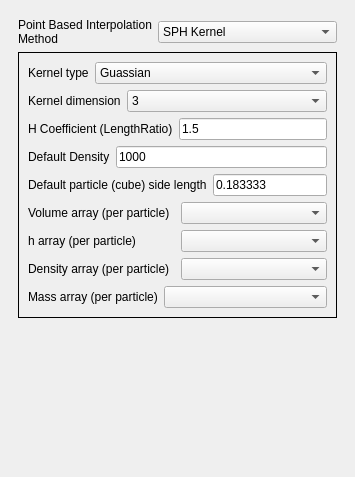
<?xml version="1.0" encoding="UTF-8"?>
<ui version="4.0">
 <class>SPHManagerPanel</class>
 <widget class="QDockWidget" name="SPHManagerPanel">
  <property name="geometry">
   <rect>
    <x>0</x>
    <y>0</y>
    <width>355</width>
    <height>477</height>
   </rect>
  </property>
  <property name="windowTitle">
   <string>SPHManagerPanel</string>
  </property>
  <widget class="QWidget" name="dockWidgetContents">
   <layout class="QVBoxLayout" name="verticalLayout">
    <item>
     <widget class="QScrollArea" name="scrollArea">
      <property name="frameShape">
       <enum>QFrame::NoFrame</enum>
      </property>
      <property name="widgetResizable">
       <bool>true</bool>
      </property>
      <widget class="QWidget" name="scrollAreaWidgetContents">
       <property name="geometry">
        <rect>
         <x>0</x>
         <y>0</y>
         <width>337</width>
         <height>437</height>
        </rect>
       </property>
       <layout class="QVBoxLayout" name="verticalLayout_3">
        <item>
         <layout class="QHBoxLayout" name="_4">
          <item>
           <widget class="QLabel" name="label_12">
            <property name="text">
             <string>Point Based Interpolation Method</string>
            </property>
            <property name="scaledContents">
             <bool>false</bool>
            </property>
            <property name="wordWrap">
             <bool>true</bool>
            </property>
           </widget>
          </item>
          <item>
           <widget class="QComboBox" name="InterpolationMethod">
            <property name="sizePolicy">
             <sizepolicy hsizetype="Expanding" vsizetype="Fixed">
              <horstretch>0</horstretch>
              <verstretch>0</verstretch>
             </sizepolicy>
            </property>
            <item>
             <property name="text">
              <string>SPH Kernel</string>
             </property>
            </item>
            <item>
             <property name="text">
              <string>Shepard Method</string>
             </property>
            </item>
           </widget>
          </item>
         </layout>
        </item>
        <item>
         <widget class="QStackedWidget" name="methodstack">
          <property name="frameShape">
           <enum>QFrame::Box</enum>
          </property>
          <property name="currentIndex">
           <number>0</number>
          </property>
          <widget class="QWidget" name="page_3">
           <layout class="QVBoxLayout" name="verticalLayout_2">
            <item>
             <layout class="QHBoxLayout" name="_5">
              <item>
               <widget class="QLabel" name="label_3">
                <property name="text">
                 <string>Kernel type</string>
                </property>
               </widget>
              </item>
              <item>
               <widget class="QComboBox" name="KernelType">
                <property name="sizePolicy">
                 <sizepolicy hsizetype="Expanding" vsizetype="Fixed">
                  <horstretch>0</horstretch>
                  <verstretch>0</verstretch>
                 </sizepolicy>
                </property>
                <item>
                 <property name="text">
                  <string>Guassian</string>
                 </property>
                </item>
                <item>
                 <property name="text">
                  <string>Quadratic</string>
                 </property>
                </item>
                <item>
                 <property name="text">
                  <string>Spline-3rd-Order</string>
                 </property>
                </item>
                <item>
                 <property name="text">
                  <string>Spline-5th-Order</string>
                 </property>
                </item>
                <item>
                 <property name="text">
                  <string>Cusp</string>
                 </property>
                </item>
                <item>
                 <property name="text">
                  <string>Box</string>
                 </property>
                </item>
               </widget>
              </item>
             </layout>
            </item>
            <item>
             <layout class="QHBoxLayout" name="_6">
              <item>
               <widget class="QLabel" name="label_7">
                <property name="text">
                 <string>Kernel dimension</string>
                </property>
               </widget>
              </item>
              <item>
               <widget class="QComboBox" name="KernelDimension">
                <property name="sizePolicy">
                 <sizepolicy hsizetype="Expanding" vsizetype="Fixed">
                  <horstretch>0</horstretch>
                  <verstretch>0</verstretch>
                 </sizepolicy>
                </property>
                <property name="currentIndex">
                 <number>1</number>
                </property>
                <item>
                 <property name="text">
                  <string>2</string>
                 </property>
                </item>
                <item>
                 <property name="text">
                  <string>3</string>
                 </property>
                </item>
               </widget>
              </item>
             </layout>
            </item>
            <item>
             <layout class="QHBoxLayout" name="_7">
              <item>
               <widget class="QLabel" name="label_8">
                <property name="text">
                 <string>H Coefficient (LengthRatio)</string>
                </property>
               </widget>
              </item>
              <item>
               <widget class="QLineEdit" name="HCoefficient">
                <property name="text">
                 <string>1.5</string>
                </property>
               </widget>
              </item>
             </layout>
            </item>
            <item>
             <layout class="QHBoxLayout" name="_8">
              <item>
               <widget class="QLabel" name="label_10">
                <property name="toolTip">
                 <string>If a volume array is present, it supercedes the mass/density settings which would otherwisebe used to generate the w (m/rho) component of the kernel summation.
If Mass/Density arrays are present - the per particle values are used and finally if no arrays are present, the default particle size/density values are used.</string>
                </property>
                <property name="text">
                 <string>Default Density</string>
                </property>
               </widget>
              </item>
              <item>
               <widget class="QLineEdit" name="DefaultDensity">
                <property name="toolTip">
                 <string>If a volume array is present, it supercedes the mass/density settings which would otherwisebe used to generate the w (m/rho) component of the kernel summation.
If Mass/Density arrays are present - the per particle values are used and finally if no arrays are present, the default particle size/density values are used.</string>
                </property>
                <property name="text">
                 <string>1000</string>
                </property>
               </widget>
              </item>
             </layout>
            </item>
            <item>
             <layout class="QHBoxLayout" name="_9">
              <item>
               <widget class="QLabel" name="label_6">
                <property name="toolTip">
                 <string>If a volume array is present, it supercedes the mass/density settings which would otherwisebe used to generate the w (m/rho) component of the kernel summation.
If Mass/Density arrays are present - the per particle values are used and finally if no arrays are present, the default particle size/density values are used.</string>
                </property>
                <property name="text">
                 <string>Default particle (cube) side length</string>
                </property>
               </widget>
              </item>
              <item>
               <widget class="QLineEdit" name="DefaultParticleSideLength">
                <property name="toolTip">
                 <string>If a volume array is present, it supercedes the mass/density settings which would otherwisebe used to generate the w (m/rho) component of the kernel summation.
If Mass/Density arrays are present - the per particle values are used and finally if no arrays are present, the default particle size/density values are used.</string>
                </property>
                <property name="text">
                 <string>0.183333</string>
                </property>
               </widget>
              </item>
             </layout>
            </item>
            <item>
             <layout class="QHBoxLayout" name="_10">
              <item>
               <widget class="QLabel" name="label_15">
                <property name="toolTip">
                 <string>If a volume array is present, it supercedes the mass/density settings which would otherwisebe used to generate the w (m/rho) component of the kernel summation.
If Mass/Density arrays are present - the per particle values are used and finally if no arrays are present, the default particle size/density values are used.</string>
                </property>
                <property name="text">
                 <string>Volume array (per particle)</string>
                </property>
               </widget>
              </item>
              <item>
               <widget class="QComboBox" name="VolumeScalars">
                <property name="toolTip">
                 <string>If a volume array is present, it supercedes the mass/density settings which would otherwisebe used to generate the w (m/rho) component of the kernel summation.
If Mass/Density arrays are present - the per particle values are used and finally if no arrays are present, the default particle size/density values are used.</string>
                </property>
               </widget>
              </item>
             </layout>
            </item>
            <item>
             <layout class="QHBoxLayout" name="_11">
              <item>
               <widget class="QLabel" name="label_16">
                <property name="toolTip">
                 <string>If a volume array is present, it supercedes the mass/density settings which would otherwisebe used to generate the w (m/rho) component of the kernel summation.
If Mass/Density arrays are present - the per particle values are used and finally if no arrays are present, the default particle size/density values are used.</string>
                </property>
                <property name="text">
                 <string>h array (per particle)</string>
                </property>
               </widget>
              </item>
              <item>
               <widget class="QComboBox" name="HScalars">
                <property name="toolTip">
                 <string>If a volume array is present, it supercedes the mass/density settings which would otherwisebe used to generate the w (m/rho) component of the kernel summation.
If Mass/Density arrays are present - the per particle values are used and finally if no arrays are present, the default particle size/density values are used.</string>
                </property>
               </widget>
              </item>
             </layout>
            </item>
            <item>
             <layout class="QHBoxLayout" name="_12">
              <item>
               <widget class="QLabel" name="label_9">
                <property name="toolTip">
                 <string>If a volume array is present, it supercedes the mass/density settings which would otherwisebe used to generate the w (m/rho) component of the kernel summation.
If Mass/Density arrays are present - the per particle values are used and finally if no arrays are present, the default particle size/density values are used.</string>
                </property>
                <property name="text">
                 <string>Density array (per particle)</string>
                </property>
               </widget>
              </item>
              <item>
               <widget class="QComboBox" name="DensityScalars">
                <property name="toolTip">
                 <string>If a volume array is present, it supercedes the mass/density settings which would otherwisebe used to generate the w (m/rho) component of the kernel summation.
If Mass/Density arrays are present - the per particle values are used and finally if no arrays are present, the default particle size/density values are used.</string>
                </property>
               </widget>
              </item>
             </layout>
            </item>
            <item>
             <layout class="QHBoxLayout" name="_13">
              <item>
               <widget class="QLabel" name="label_11">
                <property name="toolTip">
                 <string>If a volume array is present, it supercedes the mass/density settings which would otherwisebe used to generate the w (m/rho) component of the kernel summation.
If Mass/Density arrays are present - the per particle values are used and finally if no arrays are present, the default particle size/density values are used.</string>
                </property>
                <property name="text">
                 <string>Mass array (per particle)</string>
                </property>
               </widget>
              </item>
              <item>
               <widget class="QComboBox" name="MassScalars">
                <property name="sizePolicy">
                 <sizepolicy hsizetype="Expanding" vsizetype="Fixed">
                  <horstretch>0</horstretch>
                  <verstretch>0</verstretch>
                 </sizepolicy>
                </property>
                <property name="toolTip">
                 <string>If a volume array is present, it supercedes the mass/density settings which would otherwisebe used to generate the w (m/rho) component of the kernel summation.
If Mass/Density arrays are present - the per particle values are used and finally if no arrays are present, the default particle size/density values are used.</string>
                </property>
               </widget>
              </item>
             </layout>
            </item>
           </layout>
          </widget>
          <widget class="QWidget" name="page_4">
           <layout class="QVBoxLayout" name="_14">
            <item>
             <widget class="QRadioButton" name="limit1">
              <property name="text">
               <string>Use Maximum Neighbours</string>
              </property>
              <property name="checked">
               <bool>true</bool>
              </property>
             </widget>
            </item>
            <item>
             <layout class="QHBoxLayout" name="_15">
              <item>
               <widget class="QLabel" name="label_13">
                <property name="text">
                 <string>Max Neighbours</string>
                </property>
               </widget>
              </item>
              <item>
               <widget class="QLineEdit" name="MaximumNeighbours"/>
              </item>
             </layout>
            </item>
            <item>
             <widget class="QRadioButton" name="limit2">
              <property name="text">
               <string>Limit Neighbour Radius</string>
              </property>
              <property name="checked">
               <bool>false</bool>
              </property>
             </widget>
            </item>
            <item>
             <layout class="QHBoxLayout" name="_16">
              <item>
               <widget class="QLabel" name="label_14">
                <property name="text">
                 <string>Max Radius</string>
                </property>
               </widget>
              </item>
              <item>
               <widget class="QLineEdit" name="MaximumRadius">
                <property name="text">
                 <string>0.183333</string>
                </property>
               </widget>
              </item>
             </layout>
            </item>
            <item>
             <spacer>
              <property name="orientation">
               <enum>Qt::Vertical</enum>
              </property>
              <property name="sizeHint" stdset="0">
               <size>
                <width>20</width>
                <height>61</height>
               </size>
              </property>
             </spacer>
            </item>
           </layout>
          </widget>
         </widget>
        </item>
        <item>
         <spacer name="verticalSpacer">
          <property name="orientation">
           <enum>Qt::Vertical</enum>
          </property>
          <property name="sizeHint" stdset="0">
           <size>
            <width>20</width>
            <height>40</height>
           </size>
          </property>
         </spacer>
        </item>
       </layout>
      </widget>
     </widget>
    </item>
   </layout>
  </widget>
 </widget>
 <resources/>
 <connections/>
</ui>
